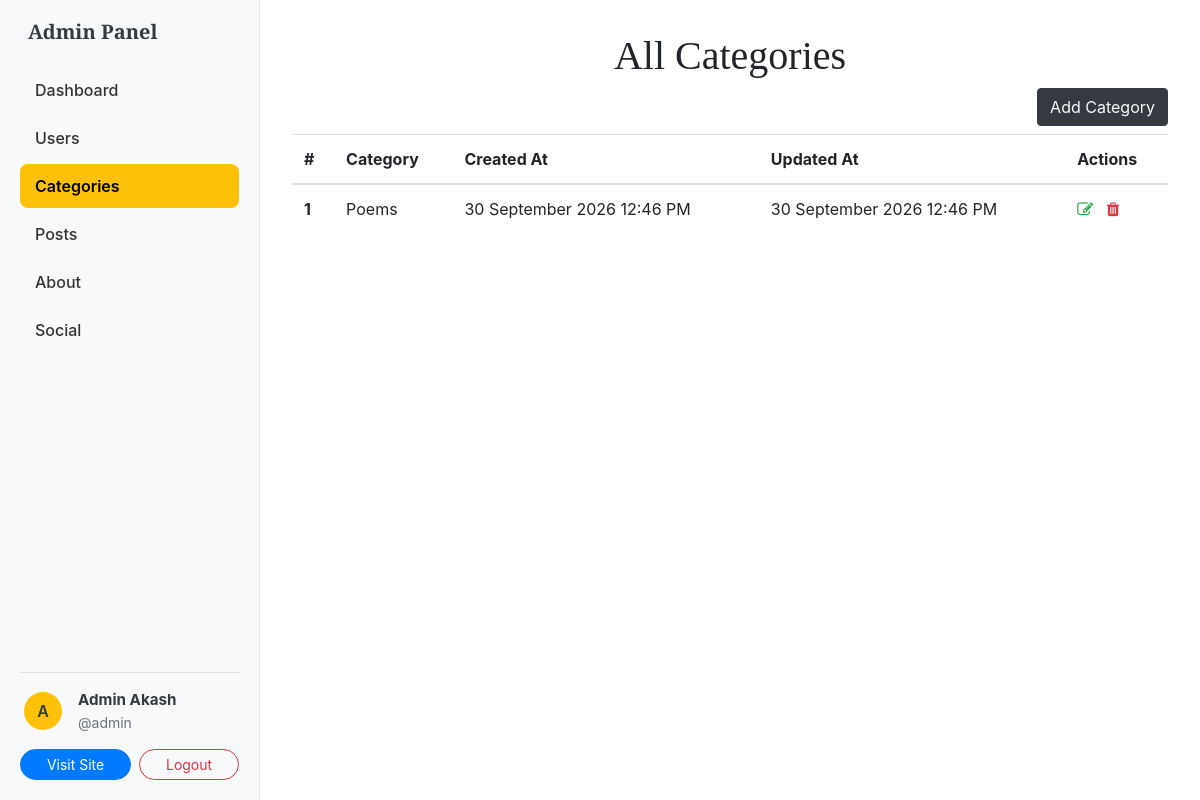
Screenshot of /dashboard/categories/ (signed in) with the database file from the repository.
### blogs/models.py (models this page shows)
class Category(models.Model):
    category_name = models.CharField(max_length=50, unique=True)
    created_at = models.DateTimeField(auto_now_add=True)
    updated_at = models.DateTimeField(auto_now=True)
    class Meta:
        verbose_name_plural = "Categories"
    def __str__(self) -> str:
        return self.category_name

### dashboards/views.py (the view)
# urls.py: path('categories/',views.categories,name='categories'),
@permission_required('blogs.view_category', login_url='login')
@login_required(login_url='login')
def categories(request):
    categories = Category.objects.all()
    return render(request, 'dashboard/categories.html', {'categories': categories})

### blogs/context_processors.py (called while the page is built)
def get_categories(request):
    categories = Category.objects.all()
    try:
        about = About.objects.get()
    except:
        about = None
    return dict(categories=categories, about=about)

def get_social_links(request):
    social_links = SocialLink.objects.all()
    return dict(social_links=social_links)

### templates/dashboard/categories.html
{% extends 'base.html' %}
{% block content %}
    <div class="row">
        {% include 'dashboard/sidebar.html' %}
        <div class="col-md-9">
            <h1 class="text-center">All Categories</h1>
            <a href="{% url 'add_category' %}" class="btn btn-dark text-light float-right mb-2">Add Category</a>
            <table class="table">
                <thead>
                <tr>
                    <th scope="col">#</th>
                    <th scope="col">Category</th>
                    <th scope="col">Created At</th>
                    <th scope="col">Updated At</th>
                    <th scope="col">Actions</th>
                </tr>
                </thead>
                <tbody>
                {% for category in categories %}
                <tr>
                    <th scope="row">{{ forloop.counter }}</th>
                    <td>{{ category }}</td>
                    <td>{{ category.created_at|date:"j F Y g:i A" }}</td>
                    <td>{{ category.updated_at|date:"j F Y g:i A" }}</td>
                    <td>
                        <a href="{% url 'edit_category' category.id %}" class="text-decoration-none"><i class="fa fa-edit text-success"></i> </a>&nbsp;
                        <a href="{% url 'delete_category' category.id %}"
                           onclick="return confirm('Are you sure you want to delete this item?');" class="text-decoration-none"><i class="fa fa-trash text-danger"></i> </a>
                    </td>
                </tr>
                {% endfor %}
                </tbody>
            </table>
        </div>
    </div>
{% endblock %}

### templates/dashboard/sidebar.html (shortened to what this page needs)
<div class="standard-sidebar">
    <div>
        <div class="px-2 mb-4 d-flex align-items-center">
            <h5 class="font-weight-bold text-dark mb-0 fs-6">Admin Panel</h5>
        </div>
        <div class="nav flex-column nav-pills">
            <a href="{% url 'dashboard' %}"
               class="nav-link {% if request.path == '/dashboard/' %}bg-warning{% endif %}">
                Dashboard
            </a>
            {% if perms.auth.view_user %}
                <a href="{% url 'users' %}"
                   class="nav-link {% if '/dashboard/users/' in request.path %}bg-warning{% endif %}">
                    Users
                </a>
            {% endif %}
            <a href="{% url 'categories' %}"
               class="nav-link {% if '/dashboard/categories/' in request.path %}bg-warning{% endif %}">
                Categories
            </a>
            <a href="{% url 'posts' %}"
               class="nav-link {% if '/dashboard/posts/' in request.path %}bg-warning{% endif %}">
                Posts
            </a>
            {% if perms.about_us.view_about %}
                <a href="{% url 'about' %}"
                   class="nav-link {% if '/dashboard/about/' in request.path %}bg-warning{% endif %}">
                    About
                </a>
            {% endif %}
            {% if perms.about_us.edit_social %}
                <a href="{% url 'socials' %}"
                   class="nav-link {% if '/dashboard/social' in request.path %}bg-warning{% endif %}">
                    Social
                </a>
            {% endif %}
        </div>
    </div>
    <div class="border-top pt-3 mt-3">
        <div class="d-flex align-items-center mb-3 px-1">
            <div class="bg-warning text-dark rounded-circle d-flex align-items-center justify-content-center mr-2"
                 style="width: 38px; height: 38px; font-weight: 600; flex-shrink: 0;">
                {{ user.username|first|upper }}
            </div>
            <div class="text-truncate ml-2">
                <div class="font-weight-bold text-dark text-truncate" style="font-size: 0.95rem;">
                    {{ user.first_name }} {{ user.last_name }}
                </div>
                <small class="text-muted d-block">@{{ user.username }}</small>
            </div>
        </div>
        <div class="d-flex" style="gap: 8px;">
            <a href="{% url 'home' %}" target="_blank"
               class="btn btn-sm btn-primary rounded-pill flex-fill">
                Visit Site
            </a>
            <a href="{% url 'logout' %}"
               class="btn btn-sm btn-outline-danger rounded-pill flex-fill">
                Logout
            </a>
        </div>
    </div>
</div>

### static/css/blog.css (style rules this page uses)
h1, h2, h3, h4, h5, h6 { font-family: "Playfair Display", Georgia, "Times New Roman", serif; }

### templates/dashboard/sidebar.html (style rules this page uses)
.row { margin-left: 0 !important; margin-right: 0 !important; }
.standard-sidebar { width: 260px; height: 100vh; position: fixed; top: 0; left: 0; background-color: #f8f9fa; border-right: 1px solid #dee2e6; display: flex; flex-direction: column; justify-content: space-between; padding: 1.25rem; z-index: 1040; overflow-y: auto; }
.col-md-9 { margin-left: 260px !important; flex: 0 0 calc(100% - 260px) !important; max-width: calc(100% - 260px) !important; padding: 2rem !important; }
.standard-sidebar .nav-link { color: #333; border-radius: 8px; padding: 10px 15px; margin-bottom: 4px; font-weight: 500; transition: all 0.2s ease; }
.standard-sidebar .nav-link.bg-warning { color: #000 !important; font-weight: 600; }

### rows the page displays
Category: category_name "Poems", created_at "30 September 2026 12:46 PM", updated_at "30 September 2026 12:46 PM"

### other values shown
{{ user.username|first|upper }} "A"
{{ user.first_name }} "Admin"
{{ user.last_name }} "Akash"
{{ user.username }} "admin"
